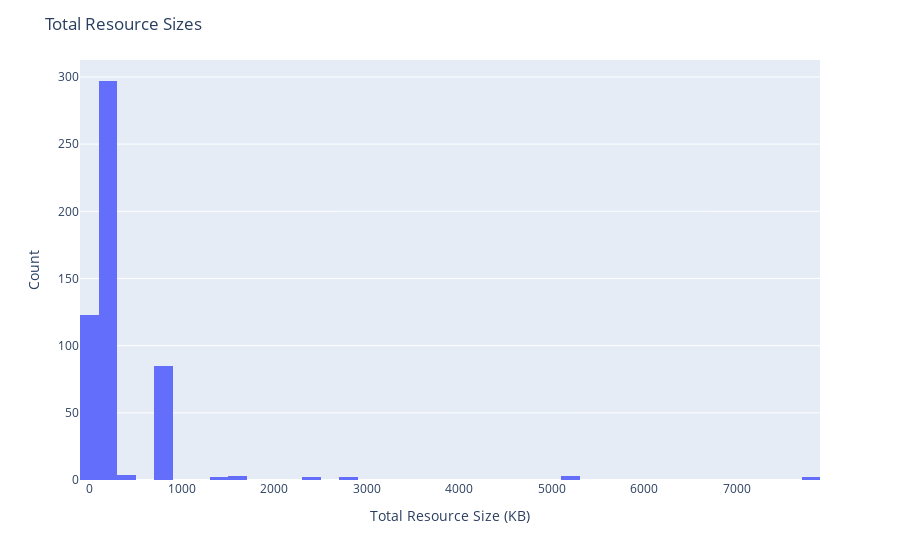

Notebook code for this chart:
### Code cell
# 2. Histogram of Total Resource Sizes
fig = px.histogram(df, x='Total Resource Size (KB)')
fig.update_layout(title='Total Resource Sizes', xaxis_title='Total Resource Size (KB)', yaxis_title='Count')
fig.show()
fig.write_html('../../fam-report-site/public/Web-Analytics/total_resource_sizes.html')

### Figure 1 — Plotly figure (JSON) as saved in the notebook; plotly's stock layout.template omitted (floating-point values rounded to 4 significant figures; data arrays with more than 128 entries replaced by an {"elided": "..."} marker saying what was removed)
{"data": [{"alignmentgroup": "True", "bingroup": "x", "hovertemplate": "Total Resource Size (KB)=%{x}<br>count=%{y}<extra></extra>", "legendgroup": "", "marker": {"color": "#636efa", "pattern": {"shape": ""}}, "name": "", "offsetgroup": "", "orientation": "v", "showlegend": false, "type": "histogram", "x": {"elided": "523 float values"}, "xaxis": "x", "yaxis": "y"}], "layout": {"barmode": "relative", "legend": {"tracegroupgap": 0}, "margin": {"t": 60}, "title": {"text": "Total Resource Sizes"}, "xaxis": {"anchor": "y", "domain": [0, 1], "title": {"text": "Total Resource Size (KB)"}}, "yaxis": {"anchor": "x", "domain": [0, 1], "title": {"text": "Count"}}}}
